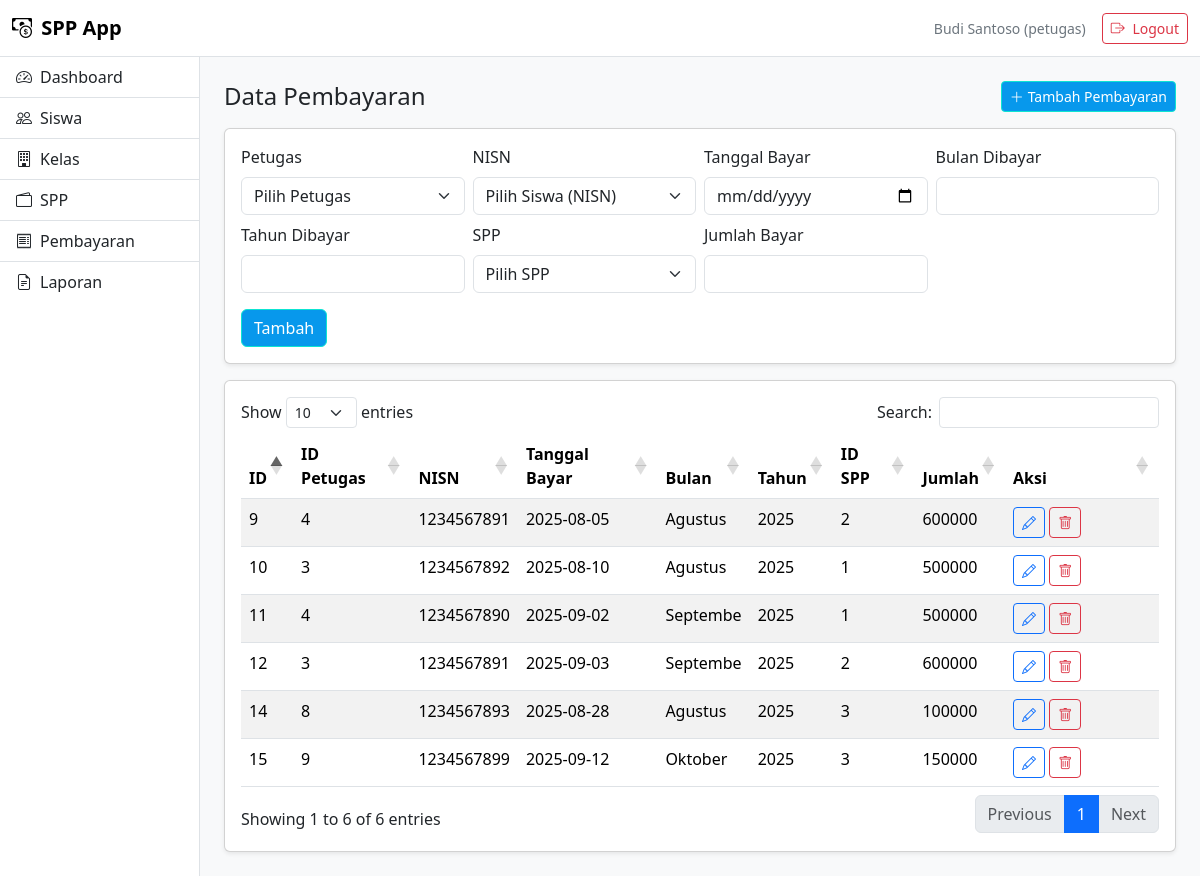
The app's page /index.php?page=pembayaran (signed in) with its own data.
### tables this page shows
CREATE TABLE `pembayaran` (
  `id_pembayaran` int(11) NOT NULL,
  `id_petugas` int(11) DEFAULT NULL,
  `nisn` char(10) DEFAULT NULL,
  `tgl_bayar` date DEFAULT NULL,
  `bulan_dibayar` varchar(8) DEFAULT NULL,
  `tahun_dibayar` varchar(4) DEFAULT NULL,
  `id_spp` int(11) DEFAULT NULL,
  `jumlah_bayar` int(11) DEFAULT NULL
);

### index.php (called while the page is built, shortened)
<?php
include "layouts/head.php";
include "layouts/navbar.php";
include "layouts/sidebar.php";
$page = $_GET['page'] ?? 'dashboard';
include "pages/$page.php";
include "layouts/footer.php";

### pages/pembayaran.php (the view, shortened to what this page needs)
<?php
include __DIR__."/../config/koneksi.php";
?>
<div class="d-flex justify-content-between align-items-center mb-3">
  <h4 class="mb-0">Data Pembayaran</h4>
  <?php if (!isset($_GET['edit'])): ?>
  <a href="#formTambahPembayaran" class="btn btn-primary btn-sm"
     onclick="document.getElementById('formTambahPembayaran').scrollIntoView();return false;">
     <i class="bi bi-plus-lg me-1"></i>Tambah Pembayaran
  </a>
  <?php endif; ?>
</div>
<?php if (isset($_GET['edit'])) { ?>
  <div class="card shadow-sm mb-3">
    <div class="card-body">
      <form method="post">
        <input type="hidden" name="id_pembayaran" value="<?php echo $data_edit['id_pembayaran']; ?>">
        <div class="row g-2">
          <div class="col-md-3"><label class="form-label">ID Petugas</label><input type="number" class="form-control" name="id_petugas" value="<?php echo $data_edit['id_petugas']; ?>" required></div>
          <div class="col-md-3"><label class="form-label">NISN</label><input type="text" class="form-control" name="nisn" value="<?php echo $data_edit['nisn']; ?>" required></div>
          <div class="col-md-3"><label class="form-label">Tanggal Bayar</label><input type="date" class="form-control" name="tgl_bayar" value="<?php echo $data_edit['tgl_bayar']; ?>" required></div>
          <div class="col-md-3"><label class="form-label">Bulan Dibayar</label><input type="text" class="form-control" name="bulan" value="<?php echo $data_edit['bulan_dibayar']; ?>" required></div>
          <div class="col-md-3"><label class="form-label">Tahun Dibayar</label><input type="text" class="form-control" name="tahun" value="<?php echo $data_edit['tahun_dibayar']; ?>" required></div>
          <div class="col-md-3"><label class="form-label">ID SPP</label><input type="number" class="form-control" name="id_spp" value="<?php echo $data_edit['id_spp']; ?>" required></div>
          <div class="col-md-3"><label class="form-label">Jumlah Bayar</label><input type="number" class="form-control" name="jumlah" value="<?php echo $data_edit['jumlah_bayar']; ?>" required></div>
        </div>
        <div class="mt-3">
          <button type="submit" name="update" class="btn btn-primary">Update</button>
          <a class="btn btn-outline-secondary" href="/spp_app/index.php?page=pembayaran">Batal</a>
        </div>
      </form>
    </div>
  </div>
<!-- ======================
 FORM TAMBAH
====================== -->
<?php } else { ?>
  <div class="card shadow-sm mb-3" id="formTambahPembayaran">
    <div class="card-body">
      <form method="post">
        <div class="row g-2">
          <div class="col-md-3">
            <label class="form-label">Petugas</label>
            <select class="form-select" name="id_petugas" required>
              <option value="" disabled selected>Pilih Petugas</option>
            </select>
          </div>
          <div class="col-md-3">
            <label class="form-label">NISN</label>
            <select class="form-select" name="nisn" required>
              <option value="" disabled selected>Pilih Siswa (NISN)</option>
            </select>
          </div>
          <div class="col-md-3"><label class="form-label">Tanggal Bayar</label><input type="date" class="form-control" name="tgl_bayar" required></div>
          <div class="col-md-3"><label class="form-label">Bulan Dibayar</label><input type="text" class="form-control" name="bulan" required></div>
          <div class="col-md-3"><label class="form-label">Tahun Dibayar</label><input type="text" class="form-control" name="tahun" required></div>
          <div class="col-md-3">
            <label class="form-label">SPP</label>
            <select class="form-select" name="id_spp" required>
              <option value="" disabled selected>Pilih SPP</option>
            </select>
          </div>
          <div class="col-md-3"><label class="form-label">Jumlah Bayar</label><input type="number" class="form-control" name="jumlah" required></div>
        </div>
        <div class="mt-3">
          <button type="submit" name="tambah" class="btn btn-primary">Tambah</button>
        </div>
      </form>
    </div>
  </div>
<?php } ?>
<div class="card shadow-sm">
  <div class="card-body">
    <table class="table table-striped datatable">
      <thead>
        <tr>
          <th>ID</th>
          <th>ID Petugas</th>
          <th>NISN</th>
          <th>Tanggal Bayar</th>
          <th>Bulan</th>
          <th>Tahun</th>
          <th>ID SPP</th>
          <th>Jumlah</th>
          <th width="120">Aksi</th>
        </tr>
      </thead>
      <tbody>
      <?php
      $q = mysqli_query($koneksi, "SELECT * FROM pembayaran");
      while ($d = mysqli_fetch_assoc($q)):
      ?>
        <tr>
          <td><?= $d['id_pembayaran'] ?></td>
          <td><?= htmlspecialchars($d['id_petugas']) ?></td>
          <td><?= htmlspecialchars($d['nisn']) ?></td>
          <td><?= htmlspecialchars($d['tgl_bayar']) ?></td>
          <td><?= htmlspecialchars($d['bulan_dibayar']) ?></td>
          <td><?= htmlspecialchars($d['tahun_dibayar']) ?></td>
          <td><?= htmlspecialchars($d['id_spp']) ?></td>
          <td><?= htmlspecialchars($d['jumlah_bayar']) ?></td>
          <td>
            <a class="btn btn-sm btn-outline-primary" href="/spp_app/index.php?page=pembayaran&edit=<?= $d['id_pembayaran'] ?>"><i class="bi bi-pencil"></i></a>
            <a class="btn btn-sm btn-outline-danger" href="/spp_app/index.php?page=pembayaran&hapus=<?= $d['id_pembayaran'] ?>" onclick="return confirm('Hapus data ini?')"><i class="bi bi-trash"></i></a>
          </td>
        </tr>
      <?php endwhile; ?>
      </tbody>
    </table>
  </div>
</div>

### assets/css/style.css (style rules this page uses)
.btn-primary { background:#0798ec; border-color:#0ee4d2; }

### records on screen
pembayaran: id_pembayaran "9", id_petugas "4", nisn "1234567891", tgl_bayar "2025-08-05", bulan_dibayar "Agustus", tahun_dibayar "2025", id_spp "2", jumlah_bayar "600000"
pembayaran: id_pembayaran "10", id_petugas "3", nisn "1234567892", tgl_bayar "2025-08-10", bulan_dibayar "Agustus", tahun_dibayar "2025", id_spp "1", jumlah_bayar "500000"
pembayaran: id_pembayaran "11", id_petugas "4", nisn "1234567890", tgl_bayar "2025-09-02", bulan_dibayar "Septembe", tahun_dibayar "2025", id_spp "1", jumlah_bayar "500000"
pembayaran: id_pembayaran "12", id_petugas "3", nisn "1234567891", tgl_bayar "2025-09-03", bulan_dibayar "Septembe", tahun_dibayar "2025", id_spp "2", jumlah_bayar "600000"
pembayaran: id_pembayaran "14", id_petugas "8", nisn "1234567893", tgl_bayar "2025-08-28", bulan_dibayar "Agustus", tahun_dibayar "2025", id_spp "3", jumlah_bayar "100000"
pembayaran: id_pembayaran "15", id_petugas "9", nisn "1234567899", tgl_bayar "2025-09-12", bulan_dibayar "Oktober", tahun_dibayar "2025", id_spp "3", jumlah_bayar "150000"

### other values on screen
$_SESSION['nama_petugas'] "Budi Santoso"
$_SESSION['level'] "petugas"
